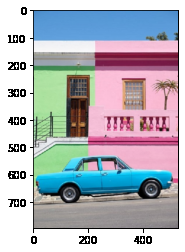
#> input picture IOT(Internet of Things)/Basic/Color Detection/1.png, 185 x 252 px; the run also reads 1 picture not shown here
$ jupyter execute 'Color Detection.ipynb'   (shell and % lines are left out)
#> lines starting #> are read from the running program, lines starting #| are printed output that depends on the picture
# Color Detector

[cell 1]
#import all required libraries
import numpy as np
import pandas as pd
import cv2
import matplotlib.pyplot as plt
import imutils

[cell 2]
#read input image
image=cv2.imread('1.png')
#> image is the input picture: shape (252, 185, 3); mean B, G, R 186.5, 178.4, 176.2
image=imutils.resize(image,width=530,height=350)
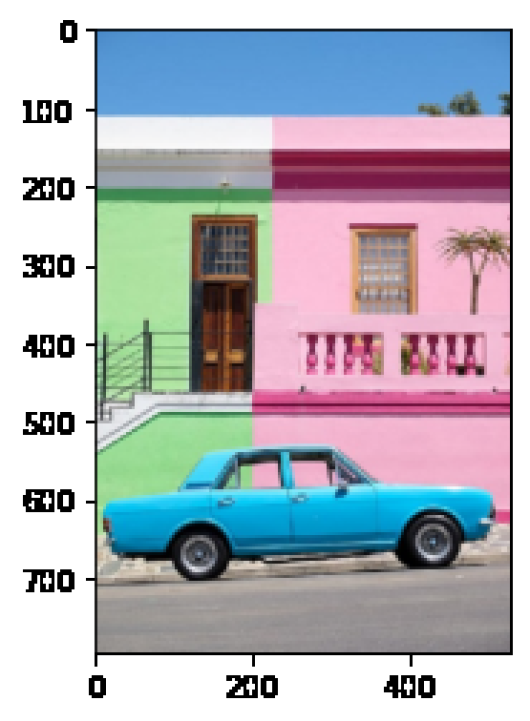
#> image: shape (721, 530, 3); mean B, G, R 186.5, 178.4, 176.2

[cell 3]
image=cv2.cvtColor(image, cv2.COLOR_BGR2RGB)
plt.imshow(image)

[cell 4]
colors='F:\Project\Color detection\colors.csv'
index=['color','color_name','hex','R','G','B']
csv=pd.read_csv(colors, names=index, header=None)
#> (reads IOT(Internet of Things)/Basic/Color Detection/colors.csv from the repository)

[cell 5]
csv.head()

[cell 6]
clicked=False
r=g=b=xpos=ypos=0

[cell 7]
#color recognition function
def rec_color(R,G,B):
    minimum=10000
    for i in range(len(csv)):
        d = abs(R- int(csv.loc[i,"R"])) + abs(G- int(csv.loc[i,"G"]))+ abs(B- int(csv.loc[i,"B"]))
        if(d<=minimum):
            minimum = d
            cname = csv.loc[i,"color_name"]
    return cname

[cell 8]
#mouse click function
def mouse_click(event, x, y, flags, param):
    if event == cv2.EVENT_LBUTTONDBLCLK:
        global b,g,r,xpos,ypos, clicked
        clicked = True
        xpos = x
        ypos = y
        b,g,r = image[y,x]
        b = int(b)
        g = int(g)
        r = int(r)

[cell 9]
cv2.namedWindow('Color Recognition App')
cv2.setMouseCallback('Color Recognition App', mouse_click)
while(1):
    cv2.imshow('Color Recognition App', image)
    if(clicked):
        #cv2.rectangle(image, startpoint, endpoint, color, thickness) -1 thickness fills rectangle entirely
        cv2.rectangle(image,(20,20),(750,60),(b,g,r),-1)
        #Creating text string to display ( Color name and RGB values)
        text=rec_color(r,g,b)+'R='+str(r)+'G='+str(g)+'B='+str(b)
        #cv2.putText(img,text,start,font(0-7), fontScale, color, thickness, lineType, (optional bottomLeft bool) )
        cv2.putText(image, text,(50,50),2,0.8,(0,0,255),2,cv2.LINE_AA)
        #For very light colours we will display text in black colour
        if(r+g+b>=600):
            cv2.putText(image, text,(50,50),2,0.8,(255,0,0),2,cv2.LINE_AA)
        clicked=False
    #break the loop when user hits enter
    if cv2.waitKey(20) & 0xFF==13:
#> (key Esc is pressed here)
        break
cv2.destroyAllWindows()

[cell 10]
plt.imshow(image)

# Detect color in image and classify based on similar color

[cell 11]
from sklearn.cluster import KMeans
import matplotlib.pyplot as plt
import numpy as np
import cv2
from collections import Counter
from skimage.color import rgb2lab, deltaE_cie76
import os

[cell 12]
#read a sample
image=cv2.imread('2.png')
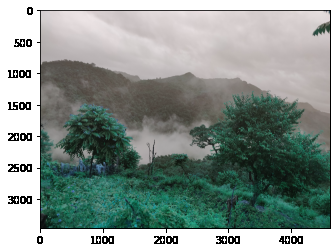
#> input picture IOT(Internet of Things)/Basic/Color Detection/2.png, 336 x 252 px
#> image is the input picture: shape (252, 336, 3); mean B, G, R 144.3, 149.7, 138
plt.imshow(image)

[cell 13]
#convert img from BGR to RGB
image=cv2.cvtColor(image,cv2.COLOR_BGR2RGB)
plt.imshow(image)

[cell 14]
#convert img into Gray
gray_image=cv2.cvtColor(image,cv2.COLOR_BGR2GRAY)
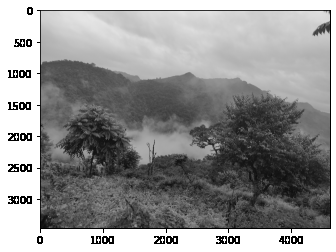
#> gray_image: shape (252, 336); min 0, max 255, mean 146.7
plt.imshow(gray_image,cmap='gray')

[cell 15]
#resize the image
resized_image=cv2.resize(image,(1200,600))
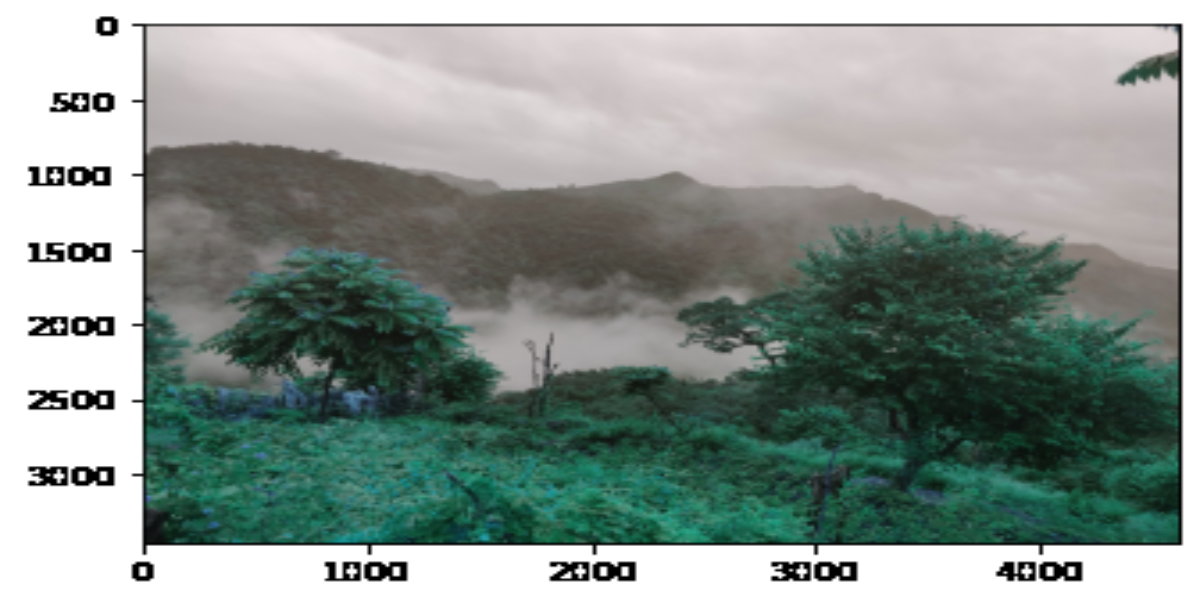
#> resized_image: shape (600, 1200, 3); mean R, G, B 137.9, 149.6, 144.2
plt.imshow(resized_image)

[cell 16]
#func that can give us the hex value of color we will identify
def RGB2HEX(color):
    return "#{:02x}{:02x}{:02x}".format(int(color[0]),int(color[1]),int(color[2]))

[cell 17]
def get_image(path):
    image=cv2.imread(path)
    image=cv2.cvtColor(image,cv2.COLOR_BGR2RGB)
    return image

[cell 18]
def get_colors(image,no_of_colors,show_chart):
#> called with no_of_colors = 9, show_chart = True
    modified_image = cv2.resize(image, (600, 400), interpolation = cv2.INTER_AREA)
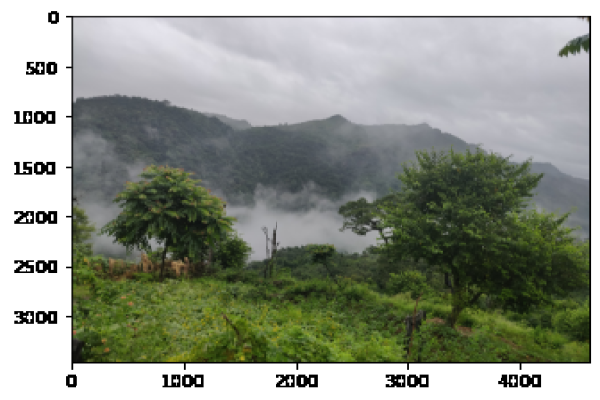
#> modified_image: shape (400, 600, 3); mean R, G, B 144.2, 149.6, 137.9
    modified_image = modified_image.reshape(modified_image.shape[0]*modified_image.shape[1], 3)
    clus=KMeans(n_clusters=no_of_colors)
    labels=clus.fit_predict(modified_image)
    counts=Counter(labels)
#> counts = 9 items
    counts=dict(sorted(counts.items()))   #sort to ensure the correct color percentage
    center_colors=clus.cluster_centers_

    #we get the ordered colors by iterating through the keys
    ordered_colors=[center_colors[i] for i in counts.keys()]
#> ordered_colors = [[178.2, 178.7, 185.1], [66.46, 81.62, 36.85], [254.8, 254.8, 254.8], [84.05, 90.84, 91.3], [205.7, 205.5, 212.7], [13.48, 17.1, 10.54], [41.51, 51.44, 28.84], [98.34, 115, 47.1], [120.8, 124.9, 125]]
    hex_colors=[RGB2HEX(ordered_colors[i]) for i in counts.keys()]
#> hex_colors = ['#b2b2b9', '#425124', '#fefefe', '#545a5b', '#cdcdd4', '#0d110a', '#29331c', '#62732f', '#787c7c']
    rgb_colors=[ordered_colors[i] for i in counts.keys()]
#> rgb_colors has the same summary as ordered_colors

    if(show_chart):
        plt.figure(figsize=(8,6))
        plt.pie(counts.values(),labels=hex_colors,colors=hex_colors)

    return rgb_colors

[cell 19]
get_colors(get_image('2a.png'),9,True)
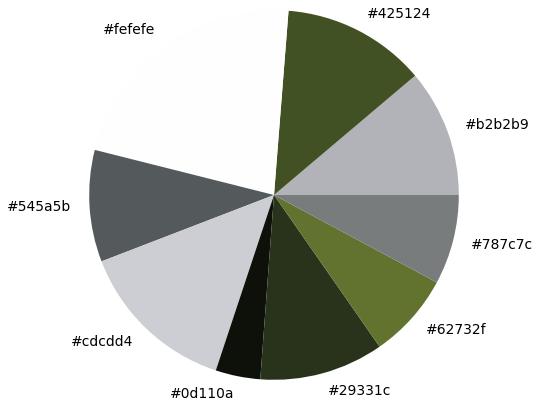
#> figure drawn by matplotlib, 1 panel
